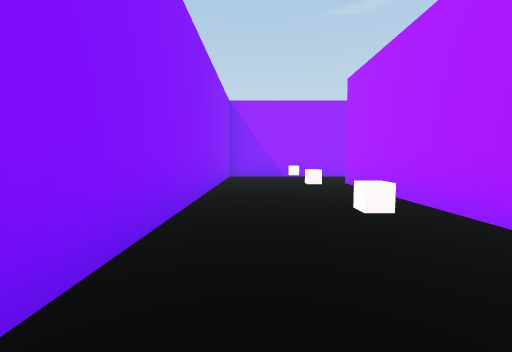
[1] (above)

18 first-person views from a walk through a scene from a Unity 3-D project. The camera is 1.2 m above the floor, tilts 4° down and sees 90° across. The floor is counted in squares, 2 m on a side. Each view is taken from the middle of a square. On the plan, view 1 faces up. The plan holds only what a view shows up to about 9 squares ahead; the rest is blank. The place goes on beyond the plan. The player character is not drawn.

[2]
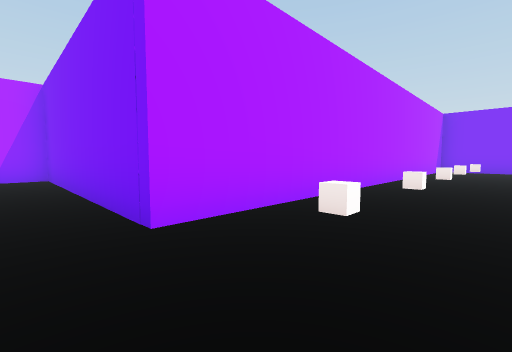

[3]
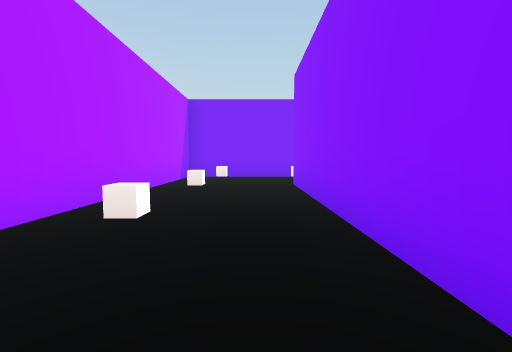

[4]
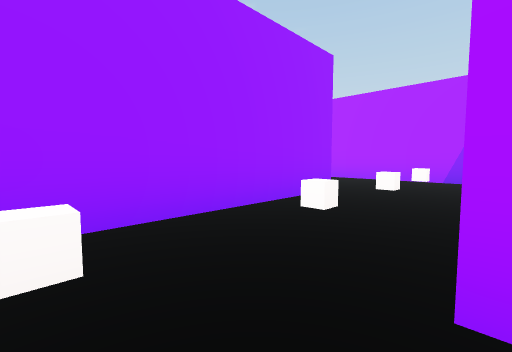

[5]
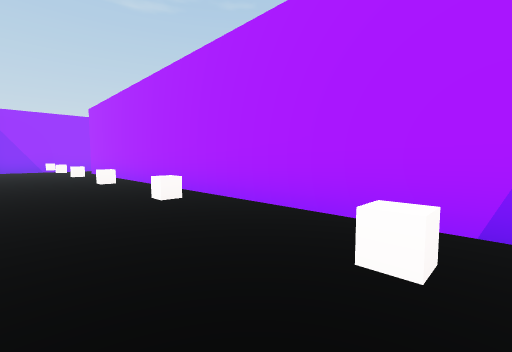

[6]
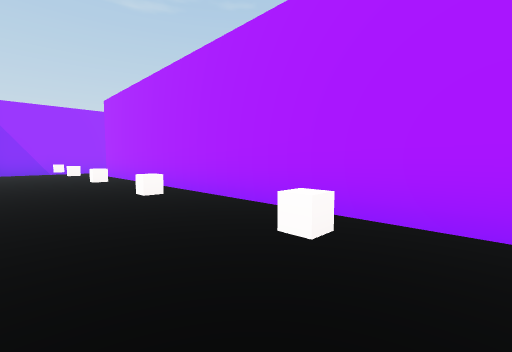

[7]
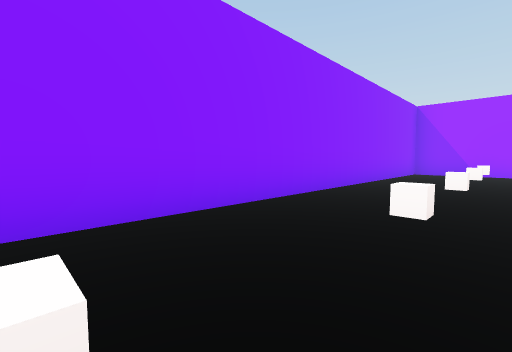

[8]
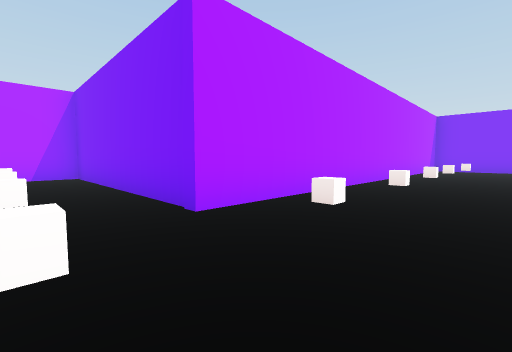

[9]
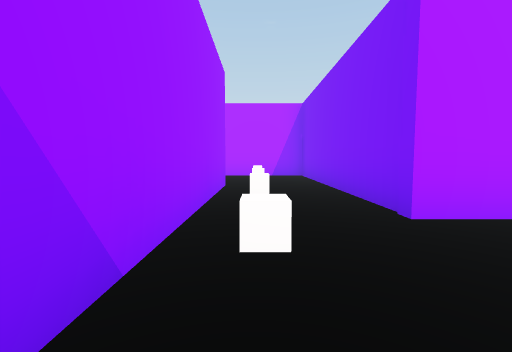

[10]
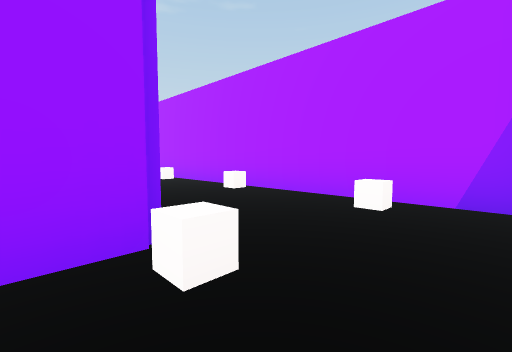

[11]
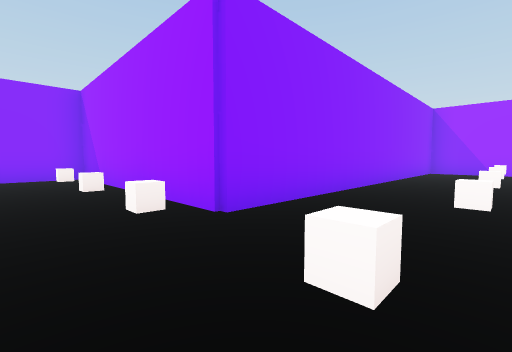

[12]
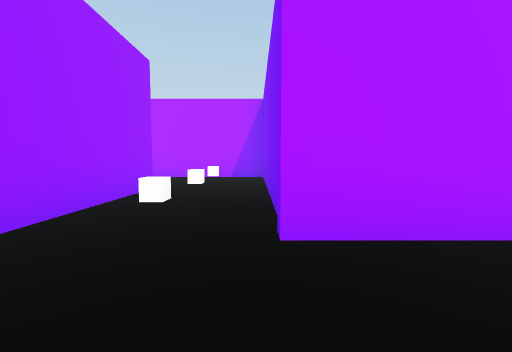

[13]
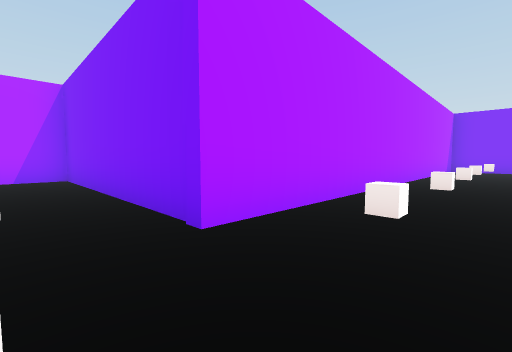

[14]
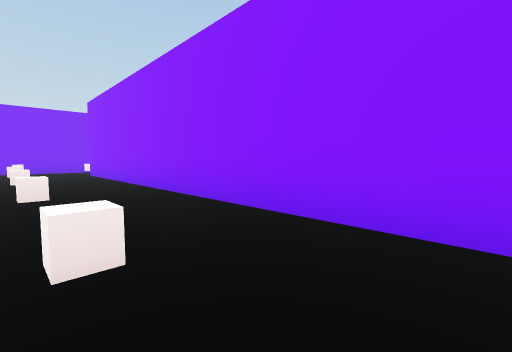

[15]
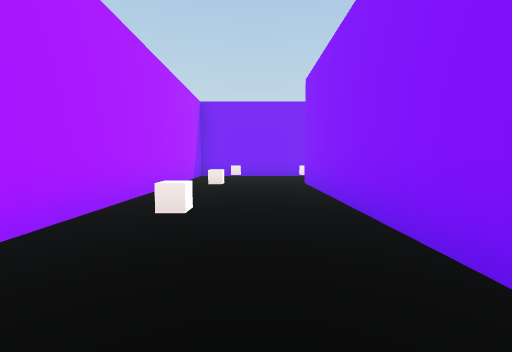

[16]
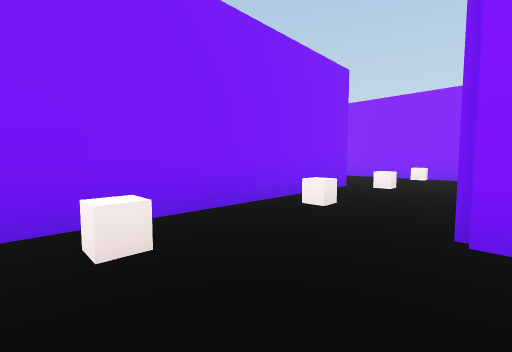

[17]
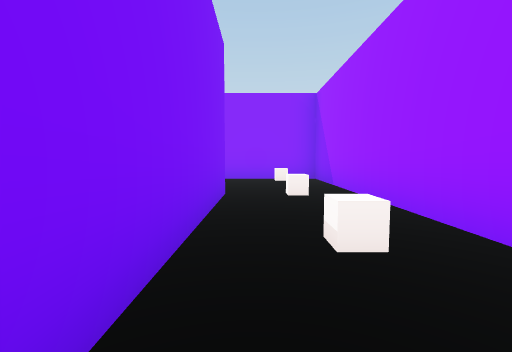

[18]
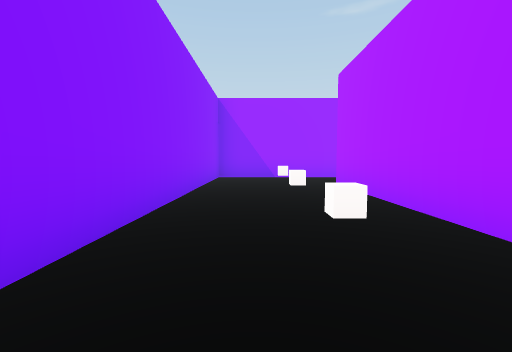

### Floor plan
Ten units are one square. View 1 is at (0, 0); x grows to the right and y downward. Boxes are objects, and circles mark ways between rooms. Rooms are numbered by the first view taken in them; rooms with no view inside come last. Other rooms are left out.
<svg viewBox="-140 -270 293 476">
<path fill="none" stroke="#000" d="M54 -84 -9 -84 -9 40 -45 40M118 -265 118 -207 55 -207 55 -99M-42 62 21 62 21 -61 85 -61 85 -184 148 -184 148 -265M-76 163 -135 163 -135 201M-104 185 -42 185 -42 62M-45 40 -72 40 -72 164"/>
<rect x="-35" y="45" width="10" height="10" fill="#bbb"><title>other object</title></rect>
<rect x="-15" y="45" width="10" height="10" fill="#bbb"><title>other object</title></rect>
<rect x="5" y="45" width="10" height="10" fill="#bbb"><title>other object</title></rect>
<rect x="5" y="25" width="10" height="10" fill="#bbb"><title>other object</title></rect>
<rect x="5" y="-5" width="10" height="10" fill="#bbb"><title>other object</title></rect>
<rect x="5" y="-25" width="10" height="10" fill="#bbb"><title>other object</title></rect>
<rect x="5" y="-55" width="10" height="10" fill="#bbb"><title>other object</title></rect>
<rect x="5" y="-75" width="10" height="10" fill="#bbb"><title>other object</title></rect>
<rect x="25" y="-75" width="10" height="10" fill="#bbb"><title>other object</title></rect>
<rect x="45" y="-75" width="10" height="10" fill="#bbb"><title>other object</title></rect>
<rect x="65" y="-75" width="10" height="10" fill="#bbb"><title>other object</title></rect>
<rect x="65" y="-105" width="10" height="10" fill="#bbb"><title>other object</title></rect>
<rect x="65" y="-125" width="10" height="10" fill="#bbb"><title>other object</title></rect>
<rect x="65" y="-155" width="10" height="10" fill="#bbb"><title>other object</title></rect>
<rect x="65" y="-175" width="10" height="10" fill="#bbb"><title>other object</title></rect>
<rect x="65" y="-205" width="10" height="10" fill="#bbb"><title>other object</title></rect>
<rect x="95" y="-205" width="10" height="10" fill="#bbb"><title>other object</title></rect>
<rect x="115" y="-205" width="10" height="10" fill="#bbb"><title>other object</title></rect>
<rect x="135" y="-205" width="10" height="10" fill="#bbb"><title>other object</title></rect>
<rect x="135" y="-225" width="10" height="10" fill="#bbb"><title>other object</title></rect>
<rect x="135" y="-255" width="10" height="10" fill="#bbb"><title>other object</title></rect>
<rect x="-125" y="165" width="10" height="10" fill="#bbb"><title>other object</title></rect>
<rect x="-95" y="165" width="10" height="10" fill="#bbb"><title>other object</title></rect>
<rect x="-75" y="165" width="10" height="10" fill="#bbb"><title>other object</title></rect>
<rect x="-55" y="165" width="10" height="10" fill="#bbb"><title>other object</title></rect>
<rect x="-55" y="145" width="10" height="10" fill="#bbb"><title>other object</title></rect>
<rect x="-55" y="115" width="10" height="10" fill="#bbb"><title>other object</title></rect>
<rect x="-55" y="95" width="10" height="10" fill="#bbb"><title>other object</title></rect>
<rect x="-55" y="65" width="10" height="10" fill="#bbb"><title>other object</title></rect>
<rect x="-55" y="45" width="10" height="10" fill="#bbb"><title>other object</title></rect>
<circle cx="-40" cy="50" r="3" fill="#2a7"/>
<text x="60" y="-110">1</text>
<text x="-60" y="140">2</text>
</svg>
Room 1 opens to room 2.

Where each view was taken, in squares from view 1:
view 1: 0 up, 0 right, facing up
view 2: 7 up, 0 right, facing down-right
view 3: 2 up, 0 right, facing down
view 4: 6 up, 1 right, facing up-right
view 5: 7 up, 6 right, facing up-right
view 6: 9 up, 6 right, facing up-right
view 7: 10 up, 8 right, facing up-left
view 8: 20 up, 6 right, facing down-right
view 9: 20 up, 6 right, facing right
view 10: 19 up, 11 right, facing up-right
view 11: 19 up, 14 right, facing up-left
view 12: 6 down, 6 left, facing right
view 13: 5 down, 6 left, facing down-right
view 14: 6 down, 5 left, facing down-left
view 15: 10 down, 6 left, facing down
view 16: 16 down, 5 left, facing down-left
view 17: 18 down, 6 left, facing left
view 18: 12 down, 6 left, facing up
